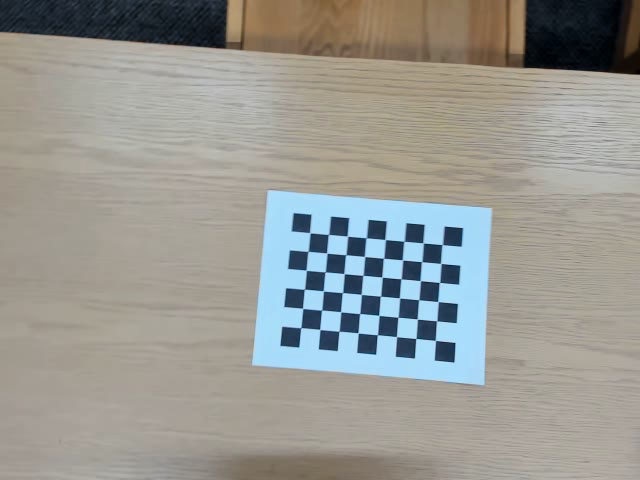
#> input picture frame 12 of data/original/calibrate_left.avi, 640 x 480 px, given in place of hall0_flat.avi, which was not available
$ python stereo_vo_trial.py   (older library calls are emulated)
#> lines starting #> are read from the running program, lines starting #| are printed output that depends on the picture; pictures that were not available may be replaced by others from this repository, and a replacement may not be noted
### utils/camera.py
import cv2
import numpy as np
import sys
import pickle

class StereoCameraPair:
    # [25 lines left out: functions from_pfiles, __init__, not called in this run]

    def undistort_rectify_left(self, img):
        return cv2.remap(img, self.map_left_1, self.map_left_2, cv2.INTER_LINEAR)

    def undistort_rectify_right(self, img):
        return cv2.remap(img, self.map_right_1, self.map_right_2, cv2.INTER_LINEAR)

    def crop_to_valid_region_left(self, img):
        return img[self.valid_region_left[1]: self.valid_region_left[3],
                   self.valid_region_left[0]: self.valid_region_left[2]]

    def crop_to_valid_region_right(self, img):
        return img[self.valid_region_right[1]: self.valid_region_right[3],
                   self.valid_region_right[0]: self.valid_region_right[2]]

    # [9 lines left out: function compute_3d, not called in this run]

### DEPRICATED ###

# Model of a camera with intrinsic parameters
# Note xi is only for omnidirectional camera model (probably won't use for webcams)
class Camera:
    def __init__(self, fx, fy, cx, cy, dist, xi=None):
        self.fx, self.fy, self.cx, self.cy = fx, fy, cx, cy
        self.dist, self.xi = np.array(dist), np.array(xi)

    def K(self):
        return np.array([[self.fx, 0, self.cx], [0, self.fy, self.cy], [0, 0, 1]])

    # undistort img assuming it was taken with this camera
    # target_cam is a camera with the desired intrinsics (returns image as if it were taken by target_cam)
    # [6 lines left out: function undistort, not called in this run]

# Intrinsics for cameras used in the TUM VI dataset (not sure about x/y order)
# Omnidirectional Model
TUM_VI_CAM_0 = Camera(533.340727445877, 533.2556495307942, 254.64689387916482, 256.4835490935692,
                     [-0.05972430882700243, 0.17468739202093328, 0.000737218969875311, 0.000574074894976456],
                      1.7921879013)
TUM_VI_CAM_1 = Camera(520.2546241208013, 520.1799003708908, 252.24978846121377, 254.15045097300418,
                      [-0.07693518083211431, 0.12590335598238764, 0.0016421936053305271, 0.0006230553630283544],
                      1.73241756065)
# Pinhole model
TUM_VI_CAM_0_PIN = Camera(190.97847715128717, 190.9733070521226, 254.9317060593547, 256.8974428996504,
                          [0.0034823894022493434, 0.0007150348452162257, -0.0020532361418706202, 0.00020293673591811182])
TUM_VI_CAM_1_PIN = Camera(190.44236969414825, 190.4344384721956, 252.59949716835982, 254.91723064636983,
                          [0.0034003170790442797, 0.001766278153469831, -0.00266312569781606, 0.0003299517423931039])

class ImageProcessingError(Exception):
    def __init__(self, message):
        self.message = message

# [11 lines left out: function undistort_video, not called in this run]

# Find the change in rotation and translation of a camera between two consecutive images
# Returns the rotation matrix and translation vector from the camera's pose when im0 was taken
# to the pose when im1 was taken
def find_relative_pose(cam, im0, im1):
    # hard-coding threshold for ambiguous matches for now
    ambiguous_match_thresh = 0.8
    # Detect Features
    orb = cv2.ORB_create()
    im0_kps, im0_desc = orb.detectAndCompute(im0, None)
    im1_kps, im1_desc = orb.detectAndCompute(im1, None)
    # Match Features in im1 (query) to im0 (train)
    matches = cv2.BFMatcher.create(cv2.NORM_HAMMING).knnMatch(im1_desc, im0_desc, k=2)
    matches = [m[0] for m in matches if m[0].distance < ambiguous_match_thresh * m[1].distance]
    if len(matches) < 5:
        raise ImageProcessingError("Not enough feature matches")
    im0_points = np.float32([im0_kps[m.trainIdx].pt for m in matches]).reshape(-1, 1, 2)
    im1_points = np.float32([im1_kps[m.queryIdx].pt for m in matches]).reshape(-1, 1, 2)
    # Find Essential Matrix and Rotation and Translation from camera pose 0 to pose 1
    E, _ = cv2.findEssentialMat(im0_points, im1_points, cam.K())
    success, R, t, _ = cv2.recoverPose(E, im0_points, im1_points, cam.K())
    if not success:
        raise ImageProcessingError("Could not recover pose")
    return R, t

# returns rectified images
# Not currently working, so currently just transforming the second image to match the perspective of the first
# [34 lines left out: function rectify, not called in this run]


# undistort_video("hall0.avi", "hall0_flat.avi", TUM_VI_CAM_0, TUM_VI_CAM_0_PIN)
# undistort_video("hall1.avi", "hall1_flat.avi", TUM_VI_CAM_1, TUM_VI_CAM_1_PIN)

### stereo_vo_trial.py
import cv2
import numpy as np
import sys
from utils.camera import *

video0 = cv2.VideoCapture("data/intermediates/hall0_flat.avi")
video1 = cv2.VideoCapture("data/intermediates/hall1_flat.avi")
cam0 = TUM_VI_CAM_0_PIN
cam1 = TUM_VI_CAM_1_PIN

success, im0 = video0.read()
#> im0 is the input picture: shape (480, 640, 3); mean B, G, R 146.9, 152.3, 152.4
_, im1 = video1.read()
if not success:
    sys.exit()
while success:
    im0 = cv2.cvtColor(im0, cv2.COLOR_BGR2GRAY)
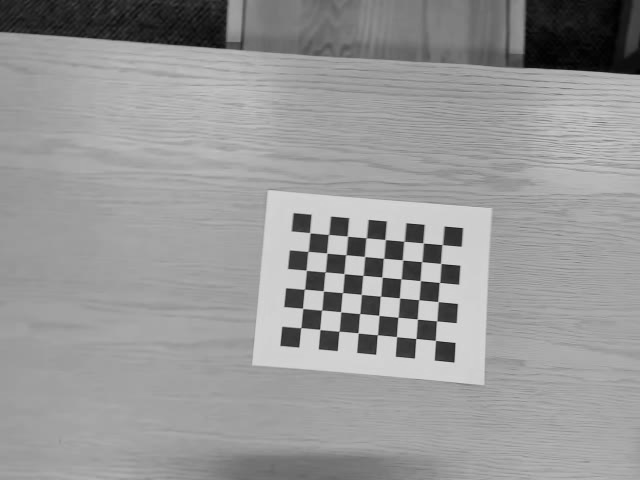
#> im0: shape (480, 640); min 0, max 220, mean 151.7
    im1 = cv2.cvtColor(im1, cv2.COLOR_BGR2GRAY)

    # Slight hack: assume both images were taken by the same camera in order to find the relative poses of
    # camera 0 with respect to camera 1. Then perform a perspective transformation on image 1 as if it were taken
    # from a camera orientation identical to camera 0. This serves as our "rectification" step
    R, t = find_relative_pose(cam0, im1, im0)
#> in find_relative_pose, `im0_kps, im0_desc = orb.detectAndCompute(im0, None)`: im0_kps = 500 keypoints; strongest (x, y, size): (418, 340, 31), (377, 314, 31), (414, 337, 31), (376, 337, 31)
#> in find_relative_pose, `im1_kps, im1_desc = orb.detectAndCompute(im1, None)`: im1_kps has the same summary as im0_kps
#> in find_relative_pose, `matches = cv2.BFMatcher.create(cv2.NORM_HAMMING).knnMatch(im1_desc, im..`: matches = 500 matches
#> in find_relative_pose, `im0_points = np.float32([im0_kps[m.trainIdx].pt for m in matches]).res..`: im0_points = 500 rows, first 8: [382, 317], [425, 242], [321, 292], [395, 339], [343, 310], [380, 278], [419, 318], [339, 314]
#> in find_relative_pose, `im1_points = np.float32([im1_kps[m.queryIdx].pt for m in matches]).res..`: im1_points has the same summary as im0_points
#> in find_relative_pose, `E, _ = cv2.findEssentialMat(im0_points, im1_points, cam.K())`: E = [[2.31e-18, -0.408, -0.408], [0.408, -1.96e-18, -0.408], [0.408, 0.408, 2.15e-18]]
#> in find_relative_pose, `success, R, t, _ = cv2.recoverPose(E, im0_points, im1_points, cam.K())`: success = 0; R = [[1, 0, 0], [-2.22e-16, 1, -1.11e-16], [0, -5.55e-17, 1]]; t = [-0.577, 0.577, -0.577]
#> (the run stopped early here; a loop or call above may not have finished)

$ run again, starting later in the video
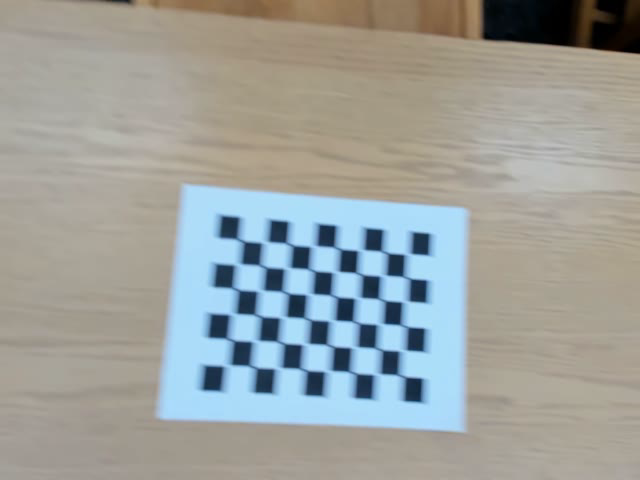
#> input picture frame 54 of data/original/calibrate_left.avi, 640 x 480 px, given in place of hall0_flat.avi, which was not available
#> im0 is the input picture: shape (480, 640, 3); mean B, G, R 157, 160.8, 157.2
#> `im0 = cv2.cvtColor(im0, cv2.COLOR_BGR2GRAY)`:
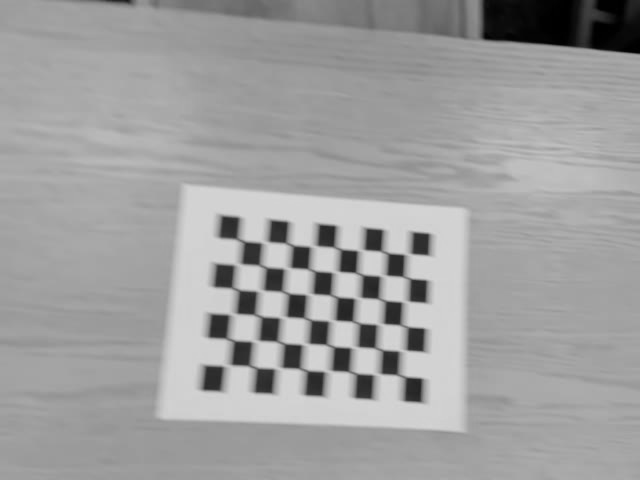
#> im0: shape (480, 640); min 0, max 215, mean 159.2
#> im0_kps = 500 keypoints; strongest (x, y, size): (394, 258, 111.1), (391, 305, 111.1), (344, 301, 111.1), (416, 344, 111.1)
#> im1_kps has the same summary as im0_kps
#> matches = 500 matches
#> im0_points = 500 rows, first 8: [334, 369], [298, 367], [347, 370], [272, 222], [384, 352], [286, 223], [320, 226], [334, 227]
#> im1_points has the same summary as im0_points
#> E = [[1.12e-17, -0.408, -0.408], [0.408, -2.49e-17, -0.408], [0.408, 0.408, -2.71e-17]]
#> success = 0; R = [[1, 0, 0], [1.67e-16, 1, 2.22e-16], [0, 1.11e-16, 1]]; t = [0.577, -0.577, 0.577]

$ run again, starting later in the video
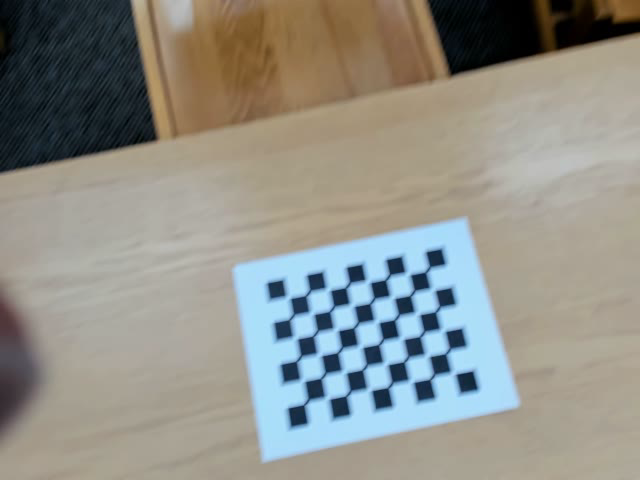
#> input picture frame 96 of data/original/calibrate_left.avi, 640 x 480 px, given in place of hall0_flat.avi, which was not available
#> im0 is the input picture: shape (480, 640, 3); mean B, G, R 136.8, 144.3, 144.3
#> `im0 = cv2.cvtColor(im0, cv2.COLOR_BGR2GRAY)`:
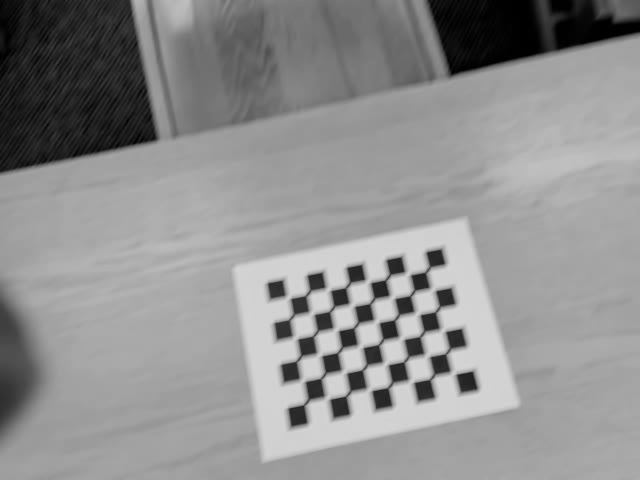
#> im0: shape (480, 640); min 0, max 216, mean 143.4
#> im0_kps = 500 keypoints; strongest (x, y, size): (398, 265, 111.1), (355, 269, 111.1), (337, 297, 111.1), (405, 301, 111.1)
#> im1_kps has the same summary as im0_kps
#> matches = 500 matches
#> im0_points = 500 rows, first 8: [348, 412], [431, 382], [290, 409], [381, 360], [332, 400], [415, 383], [307, 382], [307, 384]
#> im1_points has the same summary as im0_points
#> E = [[-3.26e-17, -0.408, -0.408], [0.408, 9.14e-18, -0.408], [0.408, 0.408, -2.97e-17]]
#> success = 0; R = [[-0.333, -0.667, 0.667], [-0.667, -0.333, -0.667], [0.667, -0.667, -0.333]]; t = [0.577, -0.577, 0.577]
